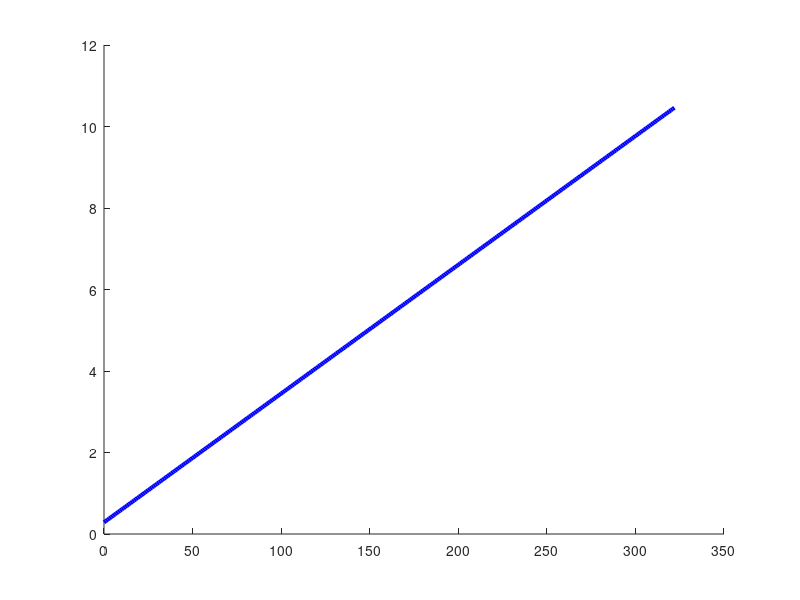

MATLAB code for this plot: (Note: this script raises an error after producing the figure.)
clear; clc; close all;

%% TIME AND SOLAR CONSTANTS

n       = 2831;
Tau     = deg2rad(-1.545);
Y       = 346.71;
t_0     = -1.23;

T_total = 24*14;
dt      = 0.25;
t       = 0:dt:T_total;
N       = length(t);

omega   = 360 / T_total;

%% MOON GEOMETRY

R_moon = 1737400;
L      = deg2rad(-91);
E      = deg2rad(90);

%% SOLAR CONSTANTS

G_sc    = 1361;
I_illum = 0.3543;

%% PANEL PROPERTIES

panel_number  = 3;
panel_widths  = [0.4, 0.45, 0.45];
panel_height  = 0.35;

panel_eff   = 0.28;
inc_derate  = 0.95;

azi_p = linspace(0,360,panel_number+1);
azi_p(end) = [];
azi_p = deg2rad(azi_p);

%% BATTERY

batt_specific_energy = 269;

%% MISSION CONSTANTS

t_mission = 24*14;

speed  = 0.02;
P_base = 25.0;
d_trav = 1000;

t_trav = (d_trav / speed) / 3600;

%% NAVIGATION TIME SWEEP (hours)

t_nav = 0:1:(t_mission - t_trav);

%% COMPUTE SOLAR ENERGY ONCE

theta_dip = acos(R_moon/(R_moon + panel_height));
P_elec_arr = zeros(1,N);

for i = 1:N

    ti = t(i);

    delta = Tau * sin(deg2rad(360/Y * (n + ti/24 - t_0)));
    H     = deg2rad(omega * (T_total/2 - ti));

    B = asin(cos(L)*cos(delta)*cos(H) + sin(L)*sin(delta));

    cosB = cos(B);

    if abs(cosB) > 1e-10
        azi_s = asin(max(-1, min(1, cos(delta)*sin(H)/cosB)));
    else
        azi_s = 0;
    end

    P_total = 0;

    if B > -theta_dip

        for p = 1:panel_number

            cos_theta = cos(B)*cos(azi_s - azi_p(p)) + sin(B)*cos(E);

            if cos_theta > 0

                G_panel = G_sc * cos_theta * I_illum;

                panel_area = panel_widths(p) * panel_height;

                P_panel = G_panel ...
                        * panel_area ...
                        * panel_eff ...
                        * inc_derate;

                P_total = P_total + P_panel;

            end
        end
    end

    P_elec_arr(i) = P_total;

end

E_solar = trapz(t, P_elec_arr);

%% PREALLOCATE

mass_batt_vs_t_nav = zeros(size(t_nav));

%% LOOP OVER NAV TIME

for k = 1:length(t_nav)

    t_nav_k = t_nav(k);

    E_motors = P_base * t_trav;

    E_avionics_travel = 10 * t_trav;

    E_avionics_nav = 10 * t_nav_k;

    E_avionics_rest = 1.5 * (t_mission - t_trav - t_nav_k);

    E_heaters  = 0.2 * t_mission;

    E_payloads = 15 * t_mission;

    E_total = E_motors + ...
              E_avionics_travel + ...
              E_avionics_nav + ...
              E_avionics_rest + ...
              E_heaters + ...
              E_payloads;

    E_required = max(0, E_total - E_solar);

    mass_batt_vs_t_nav(k) = E_required / batt_specific_energy;

end

%% PLOT

figure; hold on;

plot(t_nav, mass_batt_vs_t_nav, ...
     'LineWidth',3,'Color','blue', ...
     'DisplayName','Battery Mass');

yline(2,'r--','LineWidth',3,'DisplayName','2 kg Limit');

xlabel('Navigation Time [hr]')
ylabel('Required Battery Mass [kg]')
title('Battery Mass vs Navigation Time')

grid on
legend show
